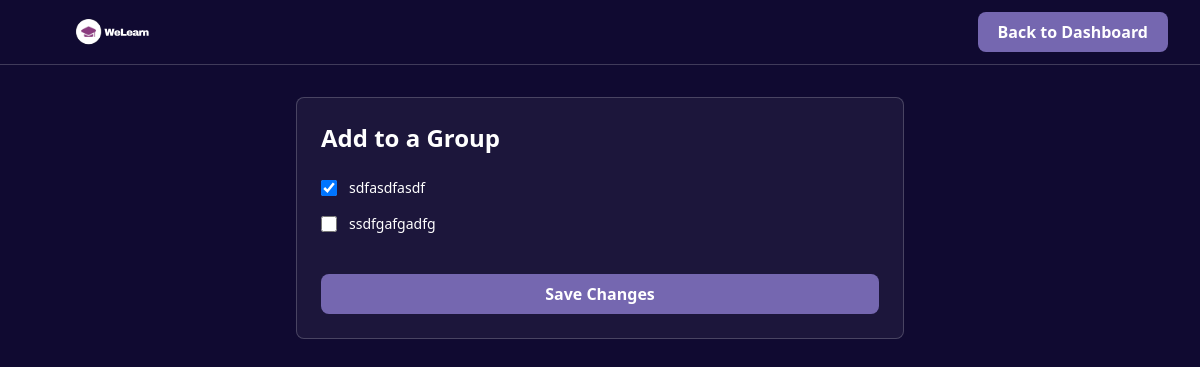
Screenshot of /manage_groups.php?note_id=3 (signed in) with the database file from the repository.
### tables this page shows
CREATE TABLE `note_groups` (
  `id` int(11) NOT NULL,
  `name` varchar(255) NOT NULL,
  `description` text DEFAULT NULL,
  `user_id` int(11) NOT NULL,
  `created_at` timestamp NOT NULL DEFAULT current_timestamp()
);

### manage_groups.php (the view, shortened to what this page needs)
<?php
require 'db.php';
$note_id = (int)$_GET['note_id'];
try {
    $stmt = $conn->prepare("SELECT * FROM note_groups WHERE user_id = ? ORDER BY name");
    $stmt->bind_param("i", $_SESSION['user_id']);
    $stmt->execute();
    $groups_result = $stmt->get_result();
    $note_groups = $groups_result->fetch_all(MYSQLI_ASSOC);
    $stmt = $conn->prepare("SELECT group_id FROM note_group_items WHERE note_id = ?");
    $stmt->bind_param("i", $note_id);
    $stmt->execute();
    $result = $stmt->get_result();
    $current_groups = array();
    while ($row = $result->fetch_assoc()) {
        $current_groups[] = $row['group_id'];
    }
} catch (Exception $e) {
    die('Error fetching groups: ' . $e->getMessage());
}
?>
<!DOCTYPE html>
<html lang="en">
<head>
    <script src="https://cdn.tailwindcss.com"></script>
</head>
<body class="bg-[#100a31] min-h-screen text-white">
    <nav class="border-b border-white/20">
        <div class="max-w-7xl mx-auto px-4 sm:px-6 lg:px-8">
            <div class="flex justify-between items-center h-16">
                <div class="flex-shrink-0">
                    <img src="images/WeLearn.svg" alt="WeLearn" class="h-8">
                </div>
                <div class="flex gap-4">
                    <a href="user.dashboard.php" class="bg-[#7567B0] px-5 py-2 rounded-lg font-semibold hover:bg-[#6557A0] transition">Back to Dashboard</a>
                </div>
            </div>
        </div>
    </nav>
    <div class="max-w-2xl mx-auto px-4 sm:px-6 lg:px-8 py-8">
        <div class="bg-white/5 border border-white/20 rounded-lg p-6">
            <h2 class="text-2xl font-bold mb-6">Add to a Group</h2>
            <form method="POST" action="">
                <div class="space-y-4">
                    <?php if (empty($note_groups)): ?>
                        <p class="text-white/60 mb-4">No groups created yet. <a href="create_group.php" class="text-[#7567B0] hover:underline">Create a group first</a>.</p>
                    <?php else: ?>
                        <?php foreach ($note_groups as $group): ?>
                            <div class="flex items-center space-x-3">
                                <input type="checkbox"
                                       id="group_<?php echo $group['id']; ?>"
                                       name="groups[]"
                                       value="<?php echo $group['id']; ?>"
                                       <?php echo in_array($group['id'], $current_groups) ? 'checked' : ''; ?>
                                       class="h-4 w-4 rounded border-white/20 bg-white/5 text-[#7567B0] focus:ring-[#7567B0]">
                                <label for="group_<?php echo $group['id']; ?>" class="text-sm font-medium">
                                    <?php echo htmlspecialchars($group['name']); ?>
                                </label>
                            </div>
                        <?php endforeach; ?>
                        <div class="pt-6">
                            <button type="submit" class="w-full bg-[#7567B0] px-5 py-2 rounded-lg font-semibold hover:bg-[#6557A0] transition">
                                Save Changes
                            </button>
                        </div>
                    <?php endif; ?>
                </div>
            </form>
        </div>
    </div>
</body>
</html>

### rows the page displays
note_groups: id "☑", name "sdfasdfasdf"
note_groups: name "ssdfgafgadfg"
